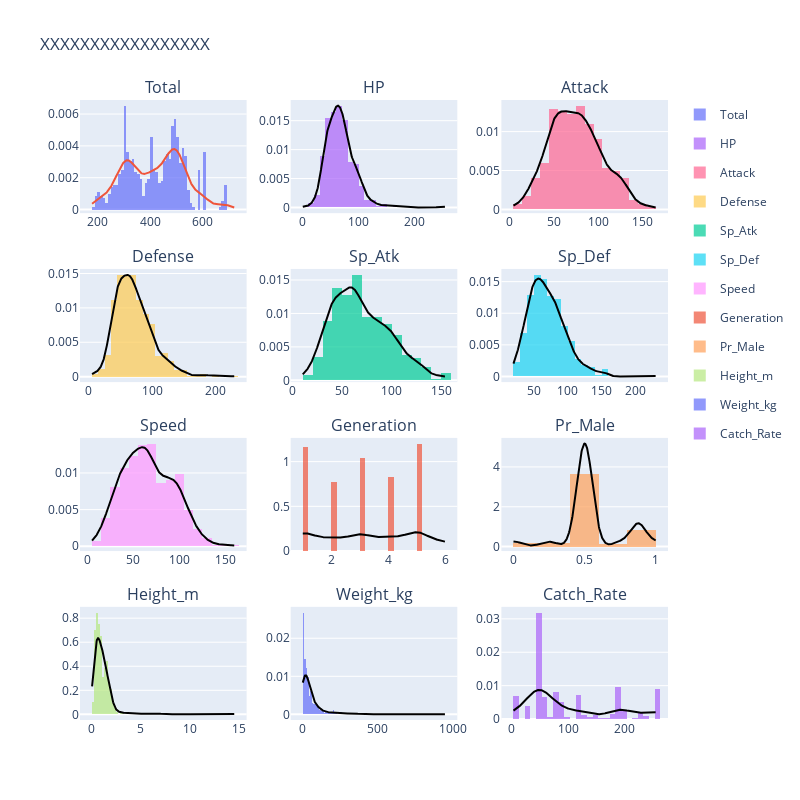

Notebook code for this chart:
### Markdown cell above
## Numerical features distribution

### Code cell
num_feat = ['Total','HP','Attack','Defense','Sp_Atk','Sp_Def',
'Speed','Generation','Pr_Male','Height_m','Weight_kg','Catch_Rate']

sub_fig = make_subplots(rows=int(np.ceil((len(num_feat))/3)),
                        cols=3, 
                        vertical_spacing=0.09,
                        horizontal_spacing=0.075,
                        subplot_titles=num_feat)
sub_fig.update_layout(title='XXXXXXXXXXXXXXXXX', height=800, width=800)
#sub_fig.layout['annotations'] = list()
anno = []

for enu, i in enumerate(num_feat):
    
    row=int(np.ceil((enu+1)/3))
    col=(enu % 3)+1
    
    if i == 'Pr_Male' or i == 'Height_m' or i == 'Generation':
        fig = ff.create_distplot(hist_data=[poke[i].dropna()], 
                                 group_labels=[i],
                                 bin_size=[.2], colors=[enu])
    else:
        fig = ff.create_distplot(hist_data=[poke[i].dropna()], 
                                 group_labels=[i],
                                 bin_size=[10], colors=[enu])    
    for mydata in fig['data']:
        sub_fig.append_trace(mydata, row, col)
        


# To print image
'''img_bytes = sub_fig.to_image(format="jpeg")
Image(img_bytes)
'''
sub_fig.show()

### Figure 1 — Plotly figure (JSON) as saved in the notebook; plotly's stock layout.template omitted (floating-point values rounded to 4 significant figures; data arrays with more than 128 entries replaced by an {"elided": "..."} marker saying what was removed)
{"data": [{"autobinx": false, "histnorm": "probability density", "legendgroup": "Total", "marker": {"color": 0}, "name": "Total", "opacity": 0.7, "type": "histogram", "x": {"elided": "721 int values"}, "xaxis": "x", "xbins": {"end": 720, "size": 10, "start": 180}, "yaxis": "y"}, {"legendgroup": "Total", "marker": {"color": 0}, "mode": "lines", "name": "Total", "showlegend": false, "type": "scatter", "x": {"elided": "500 float values"}, "xaxis": "x", "y": {"elided": "500 float values"}, "yaxis": "y"}, {"legendgroup": "Total", "marker": {"color": 0, "symbol": "line-ns-open"}, "mode": "markers", "name": "Total", "showlegend": false, "type": "scatter", "x": {"elided": "721 int values"}, "xaxis": "x", "y": {"elided": "721 str values"}, "yaxis": "y"}, {"autobinx": false, "histnorm": "probability density", "legendgroup": "HP", "marker": {"color": 1}, "name": "HP", "opacity": 0.7, "type": "histogram", "x": {"elided": "721 int values"}, "xaxis": "x2", "xbins": {"end": 255, "size": 10, "start": 1}, "yaxis": "y2"}, {"legendgroup": "HP", "marker": {"color": 1}, "mode": "lines", "name": "HP", "showlegend": false, "type": "scatter", "x": {"elided": "500 float values"}, "xaxis": "x2", "y": {"elided": "500 float values"}, "yaxis": "y2"}, {"legendgroup": "HP", "marker": {"color": 1, "symbol": "line-ns-open"}, "mode": "markers", "name": "HP", "showlegend": false, "type": "scatter", "x": {"elided": "721 int values"}, "xaxis": "x2", "y": {"elided": "721 str values"}, "yaxis": "y2"}, {"autobinx": false, "histnorm": "probability density", "legendgroup": "Attack", "marker": {"color": 2}, "name": "Attack", "opacity": 0.7, "type": "histogram", "x": {"elided": "721 int values"}, "xaxis": "x3", "xbins": {"end": 165, "size": 10, "start": 5}, "yaxis": "y3"}, {"legendgroup": "Attack", "marker": {"color": 2}, "mode": "lines", "name": "Attack", "showlegend": false, "type": "scatter", "x": {"elided": "500 float values"}, "xaxis": "x3", "y": {"elided": "500 float values"}, "yaxis": "y3"}, {"legendgroup": "Attack", "marker": {"color": 2, "symbol": "line-ns-open"}, "mode": "markers", "name": "Attack", "showlegend": false, "type": "scatter", "x": {"elided": "721 int values"}, "xaxis": "x3", "y": {"elided": "721 str values"}, "yaxis": "y3"}, {"autobinx": false, "histnorm": "probability density", "legendgroup": "Defense", "marker": {"color": 3}, "name": "Defense", "opacity": 0.7, "type": "histogram", "x": {"elided": "721 int values"}, "xaxis": "x4", "xbins": {"end": 230, "size": 10, "start": 5}, "yaxis": "y4"}, {"legendgroup": "Defense", "marker": {"color": 3}, "mode": "lines", "name": "Defense", "showlegend": false, "type": "scatter", "x": {"elided": "500 float values"}, "xaxis": "x4", "y": {"elided": "500 float values"}, "yaxis": "y4"}, {"legendgroup": "Defense", "marker": {"color": 3, "symbol": "line-ns-open"}, "mode": "markers", "name": "Defense", "showlegend": false, "type": "scatter", "x": {"elided": "721 int values"}, "xaxis": "x4", "y": {"elided": "721 str values"}, "yaxis": "y4"}, {"autobinx": false, "histnorm": "probability density", "legendgroup": "Sp_Atk", "marker": {"color": 4}, "name": "Sp_Atk", "opacity": 0.7, "type": "histogram", "x": {"elided": "721 int values"}, "xaxis": "x5", "xbins": {"end": 154, "size": 10, "start": 10}, "yaxis": "y5"}, {"legendgroup": "Sp_Atk", "marker": {"color": 4}, "mode": "lines", "name": "Sp_Atk", "showlegend": false, "type": "scatter", "x": {"elided": "500 float values"}, "xaxis": "x5", "y": {"elided": "500 float values"}, "yaxis": "y5"}, {"legendgroup": "Sp_Atk", "marker": {"color": 4, "symbol": "line-ns-open"}, "mode": "markers", "name": "Sp_Atk", "showlegend": false, "type": "scatter", "x": {"elided": "721 int values"}, "xaxis": "x5", "y": {"elided": "721 str values"}, "yaxis": "y5"}, {"autobinx": false, "histnorm": "probability density", "legendgroup": "Sp_Def", "marker": {"color": 5}, "name": "Sp_Def", "opacity": 0.7, "type": "histogram", "x": {"elided": "721 int values"}, "xaxis": "x6", "xbins": {"end": 230, "size": 10, "start": 20}, "yaxis": "y6"}, {"legendgroup": "Sp_Def", "marker": {"color": 5}, "mode": "lines", "name": "Sp_Def", "showlegend": false, "type": "scatter", "x": {"elided": "500 float values"}, "xaxis": "x6", "y": {"elided": "500 float values"}, "yaxis": "y6"}, {"legendgroup": "Sp_Def", "marker": {"color": 5, "symbol": "line-ns-open"}, "mode": "markers", "name": "Sp_Def", "showlegend": false, "type": "scatter", "x": {"elided": "721 int values"}, "xaxis": "x6", "y": {"elided": "721 str values"}, "yaxis": "y6"}, {"autobinx": false, "histnorm": "probability density", "legendgroup": "Speed", "marker": {"color": 6}, "name": "Speed", "opacity": 0.7, "type": "histogram", "x": {"elided": "721 int values"}, "xaxis": "x7", "xbins": {"end": 160, "size": 10, "start": 5}, "yaxis": "y7"}, {"legendgroup": "Speed", "marker": {"color": 6}, "mode": "lines", "name": "Speed", "showlegend": false, "type": "scatter", "x": {"elided": "500 float values"}, "xaxis": "x7", "y": {"elided": "500 float values"}, "yaxis": "y7"}, {"legendgroup": "Speed", "marker": {"color": 6, "symbol": "line-ns-open"}, "mode": "markers", "name": "Speed", "showlegend": false, "type": "scatter", "x": {"elided": "721 int values"}, "xaxis": "x7", "y": {"elided": "721 str values"}, "yaxis": "y7"}, {"autobinx": false, "histnorm": "probability density", "legendgroup": "Generation", "marker": {"color": 7}, "name": "Generation", "opacity": 0.7, "type": "histogram", "x": {"elided": "721 int values"}, "xaxis": "x8", "xbins": {"end": 6, "size": 0.2, "start": 1}, "yaxis": "y8"}, {"legendgroup": "Generation", "marker": {"color": 7}, "mode": "lines", "name": "Generation", "showlegend": false, "type": "scatter", "x": {"elided": "500 float values"}, "xaxis": "x8", "y": {"elided": "500 float values"}, "yaxis": "y8"}, {"legendgroup": "Generation", "marker": {"color": 7, "symbol": "line-ns-open"}, "mode": "markers", "name": "Generation", "showlegend": false, "type": "scatter", "x": {"elided": "721 int values"}, "xaxis": "x8", "y": {"elided": "721 str values"}, "yaxis": "y8"}, {"autobinx": false, "histnorm": "probability density", "legendgroup": "Pr_Male", "marker": {"color": 8}, "name": "Pr_Male", "opacity": 0.7, "type": "histogram", "x": {"elided": "644 float values"}, "xaxis": "x9", "xbins": {"end": 1, "size": 0.2, "start": 0}, "yaxis": "y9"}, {"legendgroup": "Pr_Male", "marker": {"color": 8}, "mode": "lines", "name": "Pr_Male", "showlegend": false, "type": "scatter", "x": {"elided": "500 float values"}, "xaxis": "x9", "y": {"elided": "500 float values"}, "yaxis": "y9"}, {"legendgroup": "Pr_Male", "marker": {"color": 8, "symbol": "line-ns-open"}, "mode": "markers", "name": "Pr_Male", "showlegend": false, "type": "scatter", "x": {"elided": "644 float values"}, "xaxis": "x9", "y": {"elided": "644 str values"}, "yaxis": "y9"}, {"autobinx": false, "histnorm": "probability density", "legendgroup": "Height_m", "marker": {"color": 9}, "name": "Height_m", "opacity": 0.7, "type": "histogram", "x": {"elided": "721 float values"}, "xaxis": "x10", "xbins": {"end": 14.5, "size": 0.2, "start": 0.1}, "yaxis": "y10"}, {"legendgroup": "Height_m", "marker": {"color": 9}, "mode": "lines", "name": "Height_m", "showlegend": false, "type": "scatter", "x": {"elided": "500 float values"}, "xaxis": "x10", "y": {"elided": "500 float values"}, "yaxis": "y10"}, {"legendgroup": "Height_m", "marker": {"color": 9, "symbol": "line-ns-open"}, "mode": "markers", "name": "Height_m", "showlegend": false, "type": "scatter", "x": {"elided": "721 float values"}, "xaxis": "x10", "y": {"elided": "721 str values"}, "yaxis": "y10"}, {"autobinx": false, "histnorm": "probability density", "legendgroup": "Weight_kg", "marker": {"color": 10}, "name": "Weight_kg", "opacity": 0.7, "type": "histogram", "x": {"elided": "721 float values"}, "xaxis": "x11", "xbins": {"end": 950, "size": 10, "start": 0.1}, "yaxis": "y11"}, {"legendgroup": "Weight_kg", "marker": {"color": 10}, "mode": "lines", "name": "Weight_kg", "showlegend": false, "type": "scatter", "x": {"elided": "500 float values"}, "xaxis": "x11", "y": {"elided": "500 float values"}, "yaxis": "y11"}, {"legendgroup": "Weight_kg", "marker": {"color": 10, "symbol": "line-ns-open"}, "mode": "markers", "name": "Weight_kg", "showlegend": false, "type": "scatter", "x": {"elided": "721 float values"}, "xaxis": "x11", "y": {"elided": "721 str values"}, "yaxis": "y11"}, {"autobinx": false, "histnorm": "probability density", "legendgroup": "Catch_Rate", "marker": {"color": 11}, "name": "Catch_Rate", "opacity": 0.7, "type": "histogram", "x": {"elided": "721 int values"}, "xaxis": "x12", "xbins": {"end": 255, "size": 10, "start": 3}, "yaxis": "y12"}, {"legendgroup": "Catch_Rate", "marker": {"color": 11}, "mode": "lines", "name": "Catch_Rate", "showlegend": false, "type": "scatter", "x": {"elided": "500 float values"}, "xaxis": "x12", "y": {"elided": "500 float values"}, "yaxis": "y12"}, {"legendgroup": "Catch_Rate", "marker": {"color": 11, "symbol": "line-ns-open"}, "mode": "markers", "name": "Catch_Rate", "showlegend": false, "type": "scatter", "x": {"elided": "721 int values"}, "xaxis": "x12", "y": {"elided": "721 str values"}, "yaxis": "y12"}], "layout": {"annotations": [{"font": {"size": 16}, "showarrow": false, "text": "Total", "x": 0.1417, "xanchor": "center", "xref": "paper", "y": 1, "yanchor": "bottom", "yref": "paper"}, {"font": {"size": 16}, "showarrow": false, "text": "HP", "x": 0.5, "xanchor": "center", "xref": "paper", "y": 1, "yanchor": "bottom", "yref": "paper"}, {"font": {"size": 16}, "showarrow": false, "text": "Attack", "x": 0.8583, "xanchor": "center", "xref": "paper", "y": 1, "yanchor": "bottom", "yref": "paper"}, {"font": {"size": 16}, "showarrow": false, "text": "Defense", "x": 0.1417, "xanchor": "center", "xref": "paper", "y": 0.7275, "yanchor": "bottom", "yref": "paper"}, {"font": {"size": 16}, "showarrow": false, "text": "Sp_Atk", "x": 0.5, "xanchor": "center", "xref": "paper", "y": 0.7275, "yanchor": "bottom", "yref": "paper"}, {"font": {"size": 16}, "showarrow": false, "text": "Sp_Def", "x": 0.8583, "xanchor": "center", "xref": "paper", "y": 0.7275, "yanchor": "bottom", "yref": "paper"}, {"font": {"size": 16}, "showarrow": false, "text": "Speed", "x": 0.1417, "xanchor": "center", "xref": "paper", "y": 0.455, "yanchor": "bottom", "yref": "paper"}, {"font": {"size": 16}, "showarrow": false, "text": "Generation", "x": 0.5, "xanchor": "center", "xref": "paper", "y": 0.455, "yanchor": "bottom", "yref": "paper"}, {"font": {"size": 16}, "showarrow": false, "text": "Pr_Male", "x": 0.8583, "xanchor": "center", "xref": "paper", "y": 0.455, "yanchor": "bottom", "yref": "paper"}, {"font": {"size": 16}, "showarrow": false, "text": "Height_m", "x": 0.1417, "xanchor": "center", "xref": "paper", "y": 0.1825, "yanchor": "bottom", "yref": "paper"}, {"font": {"size": 16}, "showarrow": false, "text": "Weight_kg", "x": 0.5, "xanchor": "center", "xref": "paper", "y": 0.1825, "yanchor": "bottom", "yref": "paper"}, {"font": {"size": 16}, "showarrow": false, "text": "Catch_Rate", "x": 0.8583, "xanchor": "center", "xref": "paper", "y": 0.1825, "yanchor": "bottom", "yref": "paper"}], "height": 800, "title": {"text": "XXXXXXXXXXXXXXXXX"}, "width": 800, "xaxis": {"anchor": "y", "domain": [0, 0.2833]}, "xaxis10": {"anchor": "y10", "domain": [0, 0.2833]}, "xaxis11": {"anchor": "y11", "domain": [0.3583, 0.6417]}, "xaxis12": {"anchor": "y12", "domain": [0.7167, 1]}, "xaxis2": {"anchor": "y2", "domain": [0.3583, 0.6417]}, "xaxis3": {"anchor": "y3", "domain": [0.7167, 1]}, "xaxis4": {"anchor": "y4", "domain": [0, 0.2833]}, "xaxis5": {"anchor": "y5", "domain": [0.3583, 0.6417]}, "xaxis6": {"anchor": "y6", "domain": [0.7167, 1]}, "xaxis7": {"anchor": "y7", "domain": [0, 0.2833]}, "xaxis8": {"anchor": "y8", "domain": [0.3583, 0.6417]}, "xaxis9": {"anchor": "y9", "domain": [0.7167, 1]}, "yaxis": {"anchor": "x", "domain": [0.8175, 1]}, "yaxis10": {"anchor": "x10", "domain": [0, 0.1825]}, "yaxis11": {"anchor": "x11", "domain": [0, 0.1825]}, "yaxis12": {"anchor": "x12", "domain": [0, 0.1825]}, "yaxis2": {"anchor": "x2", "domain": [0.8175, 1]}, "yaxis3": {"anchor": "x3", "domain": [0.8175, 1]}, "yaxis4": {"anchor": "x4", "domain": [0.545, 0.7275]}, "yaxis5": {"anchor": "x5", "domain": [0.545, 0.7275]}, "yaxis6": {"anchor": "x6", "domain": [0.545, 0.7275]}, "yaxis7": {"anchor": "x7", "domain": [0.2725, 0.455]}, "yaxis8": {"anchor": "x8", "domain": [0.2725, 0.455]}, "yaxis9": {"anchor": "x9", "domain": [0.2725, 0.455]}}}
